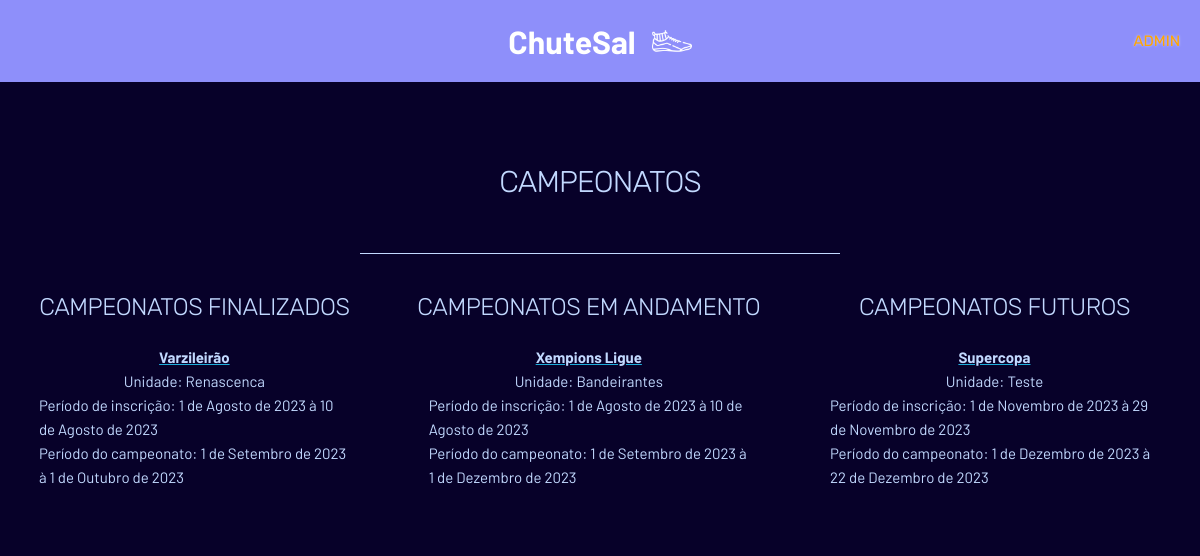
The page / on the database its author committed.
### kicksal/models.py (models this page shows, shortened)
class Campeonato(models.Model):
    nome = models.CharField(max_length=50)
    unidade = models.ForeignKey(Unidade, on_delete=models.CASCADE)
    periodo_inscricao_comeco = models.DateField()
    periodo_inscricao_fim = models.DateField()
    periodo_jogos_comeco = models.DateField()
    periodo_jogos_fim = models.DateField()
    data_inicio_divulgacao = models.DateField()
    cup_manager = models.ForeignKey(Funcionario, on_delete=models.CASCADE)
    class Meta:
        unique_together = ('nome', 'unidade')

class Unidade(models.Model):
    nome = models.CharField(max_length=50, unique=True)
    endereco = models.CharField(max_length=150)

### kicksal/views.py (the view)
# urls.py: 2. Add a URL to urlpatterns:  path('', views.home, name='home')
def home(request):
    now = timezone.now().date()
    context = {
        'ongoing': Campeonato.objects.filter(data_inicio_divulgacao__lte=now, periodo_jogos_comeco__lte=now, periodo_jogos_fim__gt=now),
        'upcoming': Campeonato.objects.filter(data_inicio_divulgacao__lte=now, periodo_jogos_comeco__gt=now),
        'past': Campeonato.objects.filter(data_inicio_divulgacao__lte=now, periodo_jogos_fim__lt=now)
    }
    return render(request, 'home.html', context)

### kicksal/templates/home.html (shortened to what this page needs)
{% extends "scaffold.html" %}
{% block content %}
<main>
  <div class="d-flex align-center justify-center flex-column">
    <h4 class="text-capitalize">Campeonatos</h4>
  </div>
  <hr style="max-width: 40vw !important; background-color: var(--quaternary) !important; color: var(--quaternary) !important; border-color: var(--quaternary) !important;" />
  <div class="pure-g d-flex align-start">
    <div class="d-flex align-center justify-center flex-column pure-u-1-3">
      <h5 class="text-capitalize">Campeonatos finalizados</h5>
      <div class="container d-flex flex-column align-center justify-center">
        {% for x in past %}
        <div class="d-flex flex-column align-center justify-center mb-5">
          <a href="/campeonato?pk={{ x.id }}" id="href-1"><b>{{ x.nome }}</b></a>
          <span>Unidade: {{ x.unidade.nome }}</span>
          <span>Período de inscrição: {{ x.periodo_inscricao_comeco }} à {{ x.periodo_inscricao_fim }}</span>
          <span>Período do campeonato: {{ x.periodo_jogos_comeco }} à {{ x.periodo_jogos_fim }}</span>
        </div>
        {% endfor %}
      </div>
    </div>
    <div class="d-flex align-center justify-center flex-column pure-u-1-3">
      <h5 class="text-capitalize">Campeonatos em andamento</h5>
      <div class="container d-flex flex-column align-center justify-center">
        {% for x in ongoing %}
        <div class="d-flex flex-column align-center justify-center mb-5">
          <a href="/campeonato?pk={{ x.id }}" id="href-2"><b>{{ x.nome }}</b></a>
          <span>Unidade: {{ x.unidade.nome }}</span>
          <span>Período de inscrição: {{ x.periodo_inscricao_comeco }} à {{ x.periodo_inscricao_fim }}</span>
          <span>Período do campeonato: {{ x.periodo_jogos_comeco }} à {{ x.periodo_jogos_fim }}</span>
        </div>
        {% endfor %}
      </div>
    </div>
    <div class="d-flex align-center justify-center flex-column pure-u-1-3">
      <h5 class="text-capitalize">Campeonatos futuros</h5>
      <div class="container d-flex flex-column align-center justify-center">
        {% for x in upcoming %}
        <div class="d-flex flex-column align-center justify-center mb-5">
          <a href="/campeonato?pk={{ x.id }}" id="href-3"><b>{{ x.nome }}</b></a>
          <span>Unidade: {{ x.unidade.nome }}</span>
          <span>Período de inscrição: {{ x.periodo_inscricao_comeco }} à {{ x.periodo_inscricao_fim }}</span>
          <span>Período do campeonato: {{ x.periodo_jogos_comeco }} à {{ x.periodo_jogos_fim }}</span>
        </div>
        {% endfor %}
      </div>
    </div>
  </div>
</main>
{% endblock %}

### kicksal/static/css/skeleton.css (style rules this page uses)
.container { position: relative; width: 100%; max-width: 960px; margin: 0 auto; padding: 0 20px; box-sizing: border-box; }
@media (min-width: 400px) { .container { width: 85%; padding: 0; } }
@media (min-width: 550px) { .container { width: 80%; } }
html { font-size: 62.5%; }
body { font-size: 1.5em; line-height: 1.6; font-weight: 400; font-family: "Raleway", "HelveticaNeue", "Helvetica Neue", Helvetica, Arial, sans-serif; color: #222; }
h1, h2, h3, h4, h5, h6 { margin-top: 0; margin-bottom: 2rem; font-weight: 300; }
h4 { font-size: 2.4rem; line-height: 1.35; letter-spacing: -.08rem; }
h5 { font-size: 1.8rem; line-height: 1.5; letter-spacing: -.05rem; }
@media (min-width: 550px) { h4 { font-size: 3.0rem; } }
@media (min-width: 550px) { h5 { font-size: 2.4rem; } }
a { color: #1EAEDB; }
hr { margin-top: 3rem; margin-bottom: 3.5rem; border-width: 0; border-top: 1px solid #E1E1E1; }
.container:after, .row:after, .u-cf { content: ""; display: table; clear: both; }

### kicksal/static/css/custom.css (style rules this page uses)
:root { --background: #070129; --primary: #190482; --secondary: #7752FE; --tertiary: #8E8FFA; --quaternary: #C2D9FF; --quinary: #e0ecff; }
html *:not(a) { font-family: 'Barlow', sans-serif; background-color: var(--background); color: var(--quaternary); }
h1, h2, h3, h4, h5, h6 { font-family: 'Rubik', sans-serif !important; }
.d-flex { display: flex !important; }
.align-center { align-items: center !important; }
.justify-center { justify-content: center !important; }
.flex-column { flex-direction: column !important; }
.text-capitalize { text-transform: uppercase !important; }
.align-start { align-items: flex-start !important; }
.mb-5 { margin-bottom: 5vh !important; }

### rows shown on the page
Campeonato: nome "Varzileirão", unidade.nome "Renascenca", periodo_inscricao_comeco "1 de Agosto de 2023", periodo_inscricao_fim "10 de Agosto de 2023", periodo_jogos_comeco "1 de Setembro de 2023", periodo_jogos_fim "1 de Outubro de 2023"
Campeonato: nome "Xempions Ligue", unidade.nome "Bandeirantes", periodo_inscricao_comeco "1 de Agosto de 2023", periodo_inscricao_fim "10 de Agosto de 2023", periodo_jogos_comeco "1 de Setembro de 2023", periodo_jogos_fim "1 de Dezembro de 2023"
Campeonato: nome "Supercopa", unidade.nome "Teste", periodo_inscricao_comeco "1 de Novembro de 2023", periodo_inscricao_fim "29 de Novembro de 2023", periodo_jogos_comeco "1 de Dezembro de 2023", periodo_jogos_fim "22 de Dezembro de 2023"
